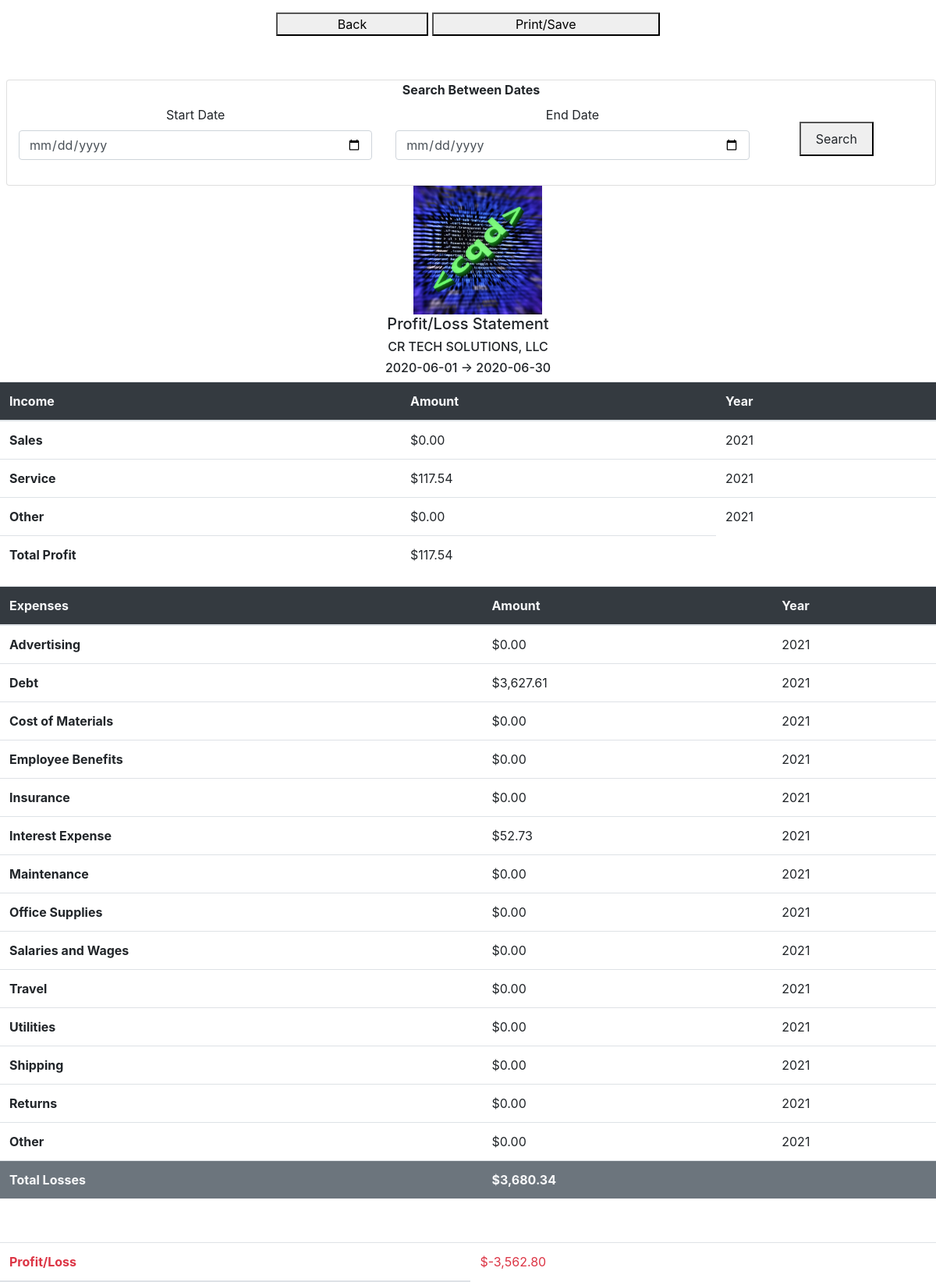
/statements/profit_loss_statements (signed in), run on the app's committed database.
### flow/models.py (models this page shows, shortened)
class usersTable(db.Model, UserMixin):
    id = db.Column(db.Integer, primary_key=True)
    fname = db.Column(db.String(255), nullable=False)
    lname = db.Column(db.String(255), nullable=False)
    email = db.Column(db.String(255), unique=True, nullable=False)
    username = db.Column(db.String(255), unique=True, nullable=False)
    password = db.Column(db.String(255), nullable=False)
    joined = db.Column(db.Date, nullable=False)
    businessname = db.Column(db.String(255), nullable=False)
    businessnumber = db.Column(db.String(255), nullable=False)
    businessaddress = db.Column(db.String(255), nullable=False)
    businesscity = db.Column(db.String(255), nullable=False)
    businessstate = db.Column(db.String(50))
    businesszip = db.Column(db.Integer)
    businesswebsite = db.Column(db.String(255))
    fiscalyearstart = db.Column(db.Date, nullable=False)
    fiscalyearend = db.Column(db.Date, nullable=False)
    businesslogo = db.Column(db.String(255), nullable=False)
    member = db.Column(db.Boolean, nullable = False)
    lastpaydate = db.Column(db.Date)
    subuser = db.relationship('subuserTable', backref='user', lazy=True)
    account = db.relationship('accountTable', backref='user', lazy=True)
    vendor = db.relationship('vendorTable', backref='user', lazy=True)
    customer = db.relationship('customerTable', backref='user', lazy=True)
    debt = db.relationship('debtTable', backref='user', lazy=True)
    investment = db.relationship('investmentTable', backref='user', lazy=True)

### flow/views_statements.py (the view)
@app.route('/statements/profit_loss_statements', methods=['GET'])
@login_required
def profitLossStatement():
    form = StatementFormRange()
    add2 = Decimal(10) ** -2
    fulldate = date.today()
    try:
        user = usersTable.query.filter(usersTable.id == current_user.id).first()
        trans = transactionTable.query.filter(transactionTable.userid == user.id).filter(transactionTable.transactiondate >= user.fiscalyearstart).filter(transactionTable.transactiondate <= user.fiscalyearend).filter(transactionTable.transactiontype == "Expense").all()
        transinc = transactionTable.query.filter(transactionTable.userid == user.id).filter(transactionTable.transactiondate >= user.fiscalyearstart).filter(transactionTable.transactiondate <= user.fiscalyearend).filter(transactionTable.transactiontype == "Income").all()
    except(AttributeError, SQLAlchemy.exc.OperationalError):
        user = usersTable.query.filter(usersTable.id == current_user.id).first()
        trans = transactionTable.query.filter(transactionTable.userid == user.id).filter(transactionTable.transactiondate >= user.fiscalyearstart).filter(transactionTable.transactiondate <= user.fiscalyearend).filter(transactionTable.transactiontype == "Expense").all()
        transinc = transactionTable.query.filter(transactionTable.userid == user.id).filter(transactionTable.transactiondate >= user.fiscalyearstart).filter(transactionTable.transactiondate <= user.fiscalyearend).filter(transactionTable.transactiontype == "Income").all()
    def findadvertising(trans):
        ads = 0
        for tran in trans:
            if tran.transactionreason == "Advertisements":
                ads += tran.totalamount
        return ads
    def findmaterialcost(trans):
        mats = 0
        for tran in trans:
            if tran.transactionreason == "Cost of Materials":
                mats += tran.totalamount
        return mats
    def findemployeebenefits(trans):
        bens = 0
        for tran in trans:
            if tran.transactionreason == "Employee Benefits":
                bens += tran.totalamount
        return bens
    def findinsurance(trans):
        ins = 0
        for tran in trans:
            if tran.transactionreason == "Insurance":
                ins += tran.totalamount
        return ins
    def findmaintenance(trans):
        maint = 0
        for tran in trans:
            if tran.transactionreason == "Maintenance":
                maint += tran.totalamount
        return maint
    def findofficesupplies(trans):
        supp = 0
        for tran in trans:
            if tran.transactionreason == "Office Supplies":
                supp += tran.totalamount
        return supp
    def findpayroll(trans):
        pay = 0
        for tran in trans:
            if tran.transactionreason == "Payroll":
                pay += tran.totalamount
        return pay
    def findtravel(trans):
        cost = 0
        for tran in trans:
            if tran.transactionreason == "Travel":
                cost += tran.totalamount
        return cost
    def findutilities(trans):
        cost = 0
        for tran in trans:
            if tran.transactionreason == "Utilities":
                cost += tran.totalamount
        return cost
    def findshipping(trans):
        cost = 0
        for tran in trans:
            if tran.transactionreason == "Shipping":
                cost += tran.totalamount
        return cost
    def findreturns(trans):
        cost = 0
        for tran in trans:
            if tran.transactionreason == "Returns":
                cost += tran.totalamount
        return cost
    def findother(trans):
        cost = 0
        for tran in trans:
            if tran.transactionreason == "Other Expense":
                cost += tran.totalamount
        return cost
    def finddebt():
        try:
            debts = debtTable.query.filter(debtTable.userid == user.id).filter(debtTable.debtamount > 0).all()
        except(AttributeError, SQLAlchemy.exc.OperationalError):
            debts = debtTable.query.filter(debtTable.userid == user.id).filter(debtTable.debtamount > 0).all()
        ltd = 0
        for debt in debts:
            ltd += debt.debtamount
        return ltd
    def findinterest():
        try:
            debts = debtTable.query.filter(debtTable.userid == user.id).filter(debtTable.debtamount > 0).all()
        except(AttributeError, SQLAlchemy.exc.OperationalError):
            debts = debtTable.query.filter(debtTable.userid == user.id).filter(debtTable.debtamount > 0).all()
        interest = 0
        for debt in debts:
            interest += debt.interestpaid
        return interest
    def findsales(transinc):
        inc = 0
        for tran in transinc:
            if tran.transactionreason == "Sales":
                inc += tran.totalamount
        return inc
    def findservice(transinc):
        inc = 0
        for tran in transinc:
            if tran.transactionreason == "Services":
                inc += tran.totalamount
        return inc
    def findotherincome(transinc):
        inc = 0
        for tran in transinc:
            if tran.transactionreason == "Other Income":
                inc += tran.totalamount
        return inc
    def posorneg(profitloss):
        if profitloss >= 0:
            profloss = True
        elif profitloss < 0:
            profloss = False
        return profloss
    def findclass(pro):
        if pro:
            classchange = "text-success"
        elif not pro:
            classchange = "text-danger"
        return classchange
    ads = findadvertising(trans)
    debt = finddebt()
    mats = findmaterialcost(trans)
    benefits = findemployeebenefits(trans)
    ins = findinsurance(trans)
    ints = findinterest()
    maint = findmaintenance(trans)
    offsupp = findofficesupplies(trans)
    pay = findpayroll(trans)
    trav = findtravel(trans)
    util = findutilities(trans)
    ship = findshipping(trans)
    ret = findreturns(trans)
    otherexp = findother(trans)
    sale = findsales(transinc)
    serv = findservice(transinc)
    othinc = findotherincome(transinc)
    startdate = user.fiscalyearstart
    enddate = user.fiscalyearend
    businessname = (user.businessname).upper()
    sales = Decimal(sale).quantize(add2)
    service = Decimal(serv).quantize(add2)
    otherincome = Decimal(othinc).quantize(add2)
    totalprofit = sales + service + otherincome
    advertising = Decimal(ads).quantize(add2)
    debt = Decimal(debt).quantize(add2)
    materialcost = Decimal(mats).quantize(add2)
    employeebenefits = Decimal(benefits).quantize(add2)
    insurance = Decimal(ins).quantize(add2)
    interest = Decimal(ints).quantize(add2)
    maintenance = Decimal(maint).quantize(add2)
    officesupplies = Decimal(offsupp).quantize(add2)
    payroll = Decimal(pay).quantize(add2)
    travel = Decimal(trav).quantize(add2)
    utilities = Decimal(util).quantize(add2)
    shipping = Decimal(ship).quantize(add2)
    returns = Decimal(ret).quantize(add2)
    other = Decimal(otherexp).quantize(add2)
    total = advertising + debt + materialcost + employeebenefits + insurance + interest + maintenance + officesupplies + payroll + travel + utilities + shipping + returns + other
    profloss = totalprofit - total
    diff = Decimal(profloss).quantize(add2)
    profitloss = "{:,}".format(diff)
    classbool = posorneg(diff)
    classchange = findclass(classbool)
    year = fulldate.year
    if form.validate_on_submit():
        return redirect(url_for('profitLossStatementAdjusted'))
    return render_template('/statements/profit_loss_statement.html', year = year, advertising = "{:,}".format(advertising), debt = "{:,}".format(debt), costofmaterials = "{:,}".format(materialcost),
                           employeebenefits = "{:,}".format(employeebenefits), insurance = "{:,}".format(insurance), interestexpense = "{:,}".format(interest),
                           maintenance = "{:,}".format(maintenance), officesupplies = "{:,}".format(officesupplies), payroll = "{:,}".format(payroll),
                           travel = "{:,}".format(travel), utilities = "{:,}".format(utilities), shipping = "{:,}".format(shipping),
                           returns = "{:,}".format(returns), other = "{:,}".format(other), totallosses = "{:,}".format(total), startdate = startdate, enddate = enddate, businessname = businessname,
                           sales = "{:,}".format(sales), service = "{:,}".format(service), otherincome = "{:,}".format(otherincome), totalprofit = "{:,}".format(totalprofit), profitloss = profitloss, classchange = classchange,
                           form = form)

### flow/forms.py
class StatementFormRange(FlaskForm):
    rangestart = DateField('Start Date', validators=[InputRequired()])
    rangeend = DateField('End Date', validators=[InputRequired()])
    submit = SubmitField('Search')

### flow/models.py (called while the page is built)
@login_manager.user_loader
def load_user(userid):
    return usersTable.query.get(userid)

### flow/templates/statements/profit_loss_statement.html (shortened to what this page needs)
{% extends "statements/statement_template.html" %}
{% import "bootstrap/wtf.html" as wtf %}
{% block content %}
<form method="GET" action="{{url_for('profitLossStatementAdjusted')}}" class="mt-5 ml-2">
    <div class="card">
        <div class="form-group">
            <div class="text-center">
                <label for="betweenDates col-12"><b>Search Between Dates</b></label>
            </div>
            <div class="col-12 row text-center">
                <div class="col-5 mx-auto my-auto">
                    {{ wtf.form_field(form.rangestart) }}
                </div>
                <div class="col-5 mx-auto my-auto">
                    {{ wtf.form_field(form.rangeend) }}
                </div>
                <div class="col-2 mx-auto my-auto">
                    <button class="h-50 mx-auto">{{ wtf.form_field(form.submit) }}</button>
                </div>
            </div>
        </div>
    </div>
</form>
</div>
<div class="col-12 h-100" id="content">
    <div class="col-12 no-gutters">
        <div class="col-12 text-center">
            <img src="{{ url_for('static', filename='business_logos/' + current_user.businesslogo) }}" alt="" class="col-2 ml-4">
            <h5>Profit/Loss Statement</h5>
            <h6>{{ businessname }}</h6>
            <h6>{{ startdate }} -> {{ enddate }}</h6>
        </div>
    </div>
    <table class="table col-12">
        <thead class="col-12">
            <tr class="col-12 bg-dark text-light">
                <th scope="col">Income</th>
                <th scope="col">Amount</th>
                <th scope="col">Year</th>
            </tr>
        </thead>
        <tbody class="col-12">
            <tr>
                <th scope="row">Sales</th>
                <td>${{ sales }}</td>
                <td>{{ year }}</td>
            </tr>
            <tr>
                <th scope="row">Service</th>
                <td>${{ service }}</td>
                <td>{{ year }}</td>
            </tr>
            <tr>
                <th scope="row">Other</th>
                <td>${{ otherincome }}</td>
                <td>{{ year }}</td>
            </tr>
            <tr>
                <th scope="row">Total Profit</th>
                <td>${{ totalprofit }}</td>
            </tr>
        </tbody>
    </table>
    <table class="table col-12 mt-3">
        <thead class="col-12">
            <tr class="col-12 bg-dark text-light">
                <th scope="col">Expenses</th>
                <th scope="col">Amount</th>
                <th scope="col">Year</th>
            </tr>
        </thead>
        <tbody class="col-12">
            <tr>
                <th scope="row">Advertising</th>
                <td>${{ advertising }}</td>
                <td>{{ year }}</td>
            </tr>
            <tr>
                <th scope="row">Debt</th>
                <td>${{ debt }}</td>
                <td>{{ year }}</td>
            </tr>
            <tr>
                <th scope="row">Cost of Materials</th>
                <td>${{costofmaterials}}</td>
                <td>{{ year }}</td>
            </tr>
            <tr>
                <th scope="row">Employee Benefits</th>
                <td>${{ employeebenefits }}</td>
                <td>{{ year }}</td>
            </tr>
            <tr>
                <th scope="row">Insurance</th>
                <td>${{ insurance }}</td>
                <td>{{ year }}</td>
            </tr>
            <tr>
                <th scope="row">Interest Expense</th>
                <td>${{ interestexpense }}</td>
                <td>{{ year }}</td>
            </tr>
            <tr>
                <th scope="row">Maintenance</th>
                <td>${{ maintenance }}</td>
                <td>{{ year }}</td>
            </tr>
            <tr>
                <th scope="row">Office Supplies</th>
                <td>${{ officesupplies }}</td>
                <td>{{ year }}</td>
            </tr>
            <tr>
                <th scope="row">Salaries and Wages</th>
                <td>${{ payroll }}</td>
                <td>{{ year }}</td>
            </tr>
            <tr>
                <th scope="row">Travel</th>
                <td>${{ travel }}</td>
                <td>{{ year }}</td>
            </tr>
            <tr>
                <th scope="row">Utilities</th>
                <td>${{ utilities }}</td>
                <td>{{ year }}</td>
            </tr>
            <tr>
                <th scope="row">Shipping</th>
                <td>${{ shipping }}</td>
                <td>{{ year }}</td>
            </tr>
            <tr>
                <th scope="row">Returns</th>
                <td>${{ returns }}</td>
                <td>{{ year }}</td>
            </tr>
            <tr>
                <th scope="row">Other</th>
                <td>${{ other }}</td>
                <td>{{ year }}</td>
            </tr>
            <tr class="text-light bg-secondary">
                <th scope="row">Total Losses</th>
                <td><b>${{ totallosses }}</b></td>
                <td></td>
            </tr>
        </tbody>
    </table>
    <br>
    <table class="table col-12 mt-3">
        <thead class="col-12">
            <tr class={{classchange}}>
                <th scope="row">Profit/Loss</th>
                <td>${{ profitloss }}</td>
            </tr>
    </table>
</div>
{% endblock %}

### data on the page
usersTable: businesslogo (picture), businessname "CR TECH SOLUTIONS, LLC", fiscalyearstart "2020-06-01", fiscalyearend "2020-06-30"

### other printed values
{{ sales }} "0.00"
{{ service }} "117.54"
{{ otherincome }} "0.00"
{{ totalprofit }} "117.54"
{{ advertising }} "0.00"
{{ debt }} "3,627.61"
{{ costofmaterials }} "0.00"
{{ employeebenefits }} "0.00"
{{ insurance }} "0.00"
{{ interestexpense }} "52.73"
{{ maintenance }} "0.00"
{{ officesupplies }} "0.00"
{{ payroll }} "0.00"
{{ travel }} "0.00"
{{ utilities }} "0.00"
